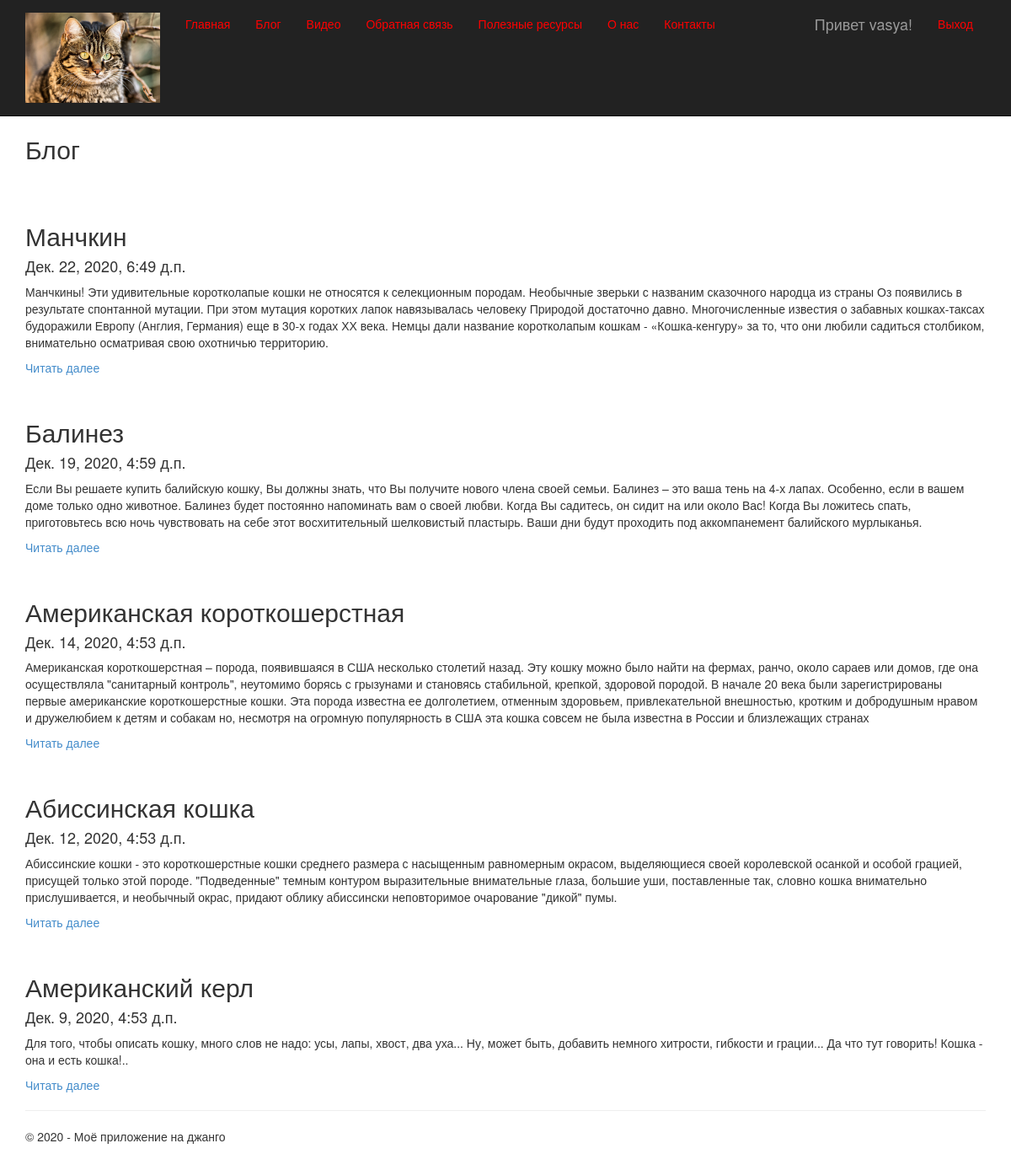
Screenshot of /blog/ (signed in) with the database file from the repository.
### app/models.py (models this page shows, shortened)
class Blog(models.Model):
    title=models.CharField(max_length=100, unique_for_date="posted", verbose_name="Заголовок")
    description = models.TextField(verbose_name="Краткое содержание")
    content=models.TextField(verbose_name="Полное содержание");
    posted=models.DateTimeField(default=datetime.now(), db_index=True, verbose_name="Опубликована")
    author = models.ForeignKey(User, null=True, blank=True, on_delete = models.SET_NULL, verbose_name = "Автор")
    image = models.FileField(default="temp.jpg",verbose_name="Путь к картинке")
    class Meta:
        db_table="Posts"
        ordering = ["-posted"]
        verbose_name="статья блога"
        verbose_name_plural="статьи блога"

### app/views.py (the view)
# urls.py: path('blog/', views.blog, name='blog'),
def blog(request):
    posts=Blog.objects.all()
    assert isinstance(request,HttpRequest)
    return render(request,'app/blog.html',{'title':'Блог','posts':posts,'year':datetime.now().year})

### app/templates/app/blog.html
﻿{% extends "app/layout.html" %}
{% block content %}
<h2> {{ title }}</h2> <br />
{% for post in posts %}
<br />
<div class="">
    <h2>{{post.title}} </h2>
    <h4>{{post.posted}}</h4>
    <p>{{post.description}}</p>
    <p><a href="{% url 'blogpost' parametr=post.id %}">Читать далее</a></p>
</div>
{% endfor %}
{% endblock %}

### app/templates/app/loginpartial.html (shortened to what this page needs)
{% if user.is_authenticated %}
<form id="logoutForm" action="/logout/" method="post" class="navbar-right">
    <ul class="nav navbar-nav navbar-right">
        <li><span class="navbar-brand">Привет {{ user.username }}!</span></li>
        <li><a href="javascript:document.getElementById('logoutForm').submit()">Выход</a></li>
    </ul>
</form>
{% else %}
<ul class="nav navbar-nav navbar-right">
    <li><a href="{% url 'login' %}">Войти</a></li>
</ul>
{% endif %}

### app/static/app/content/site.css (style rules this page uses)
body { padding-top: 120px; padding-bottom: 20px; }
.navbar-inverse .navbar-nav > li > a { color: #ff0000; }
ul li { padding-top:3px; padding-bottom:3px; }

### rows the page displays
Blog: title "Манчкин", posted "Дек. 22, 2020, 6:49 д.п.", description "Манчкины! Эти удивительные коротколапые кошки не относятся к селекционным породам. Необычные зверьки с названим сказочного народца из страны Оз появились в результате спонтанной мутации. При этом мутация коротких лапок навязывалась человеку Природой достаточно давно. Многочисленные известия о забавных кошках-таксах будоражили Европу (Англия, Германия) еще в 30-х годах ХХ века. Немцы дали название коротколапым кошкам - «Кошка-кенгуру» за то, что они любили садиться столбиком, внимательно осматривая свою охотничью территорию."
Blog: title "Балинез", posted "Дек. 19, 2020, 4:59 д.п.", description "Если Вы решаете купить балийскую кошку, Вы должны знать, что Вы получите нового члена своей семьи. Балинез – это ваша тень на 4-х лапах. Особенно, если в вашем доме только одно животное. Балинез будет постоянно напоминать вам о своей любви. Когда Вы садитесь, он сидит на или около Вас! Когда Вы ложитесь спать, приготовьтесь всю ночь чувствовать на себе этот восхитительный шелковистый пластырь. Ваши дни будут проходить под аккомпанемент балийского мурлыканья."
Blog: title "Американская короткошерстная", posted "Дек. 14, 2020, 4:53 д.п.", description "Американская короткошерстная – порода, появившаяся в США несколько столетий назад. Эту кошку можно было найти на фермах, ранчо, около сараев или домов, где она осуществляла \"санитарный контроль\", неутомимо борясь с грызунами и становясь стабильной, крепкой, здоровой породой. В начале 20 века были зарегистрированы первые американские короткошерстные кошки. Эта порода известна ее долголетием, отменным здоровьем, привлекательной внешностью, кротким и добродушным нравом и дружелюбием к детям и собакам но, несмотря на огромную популярность в США эта кошка совсем не была известна в России и близлежащих странах"
Blog: title "Абиссинская кошка", posted "Дек. 12, 2020, 4:53 д.п.", description "Абиссинские кошки - это короткошерстные кошки среднего размера с насыщенным равномерным окрасом, выделяющиеся своей королевской осанкой и особой грацией, присущей только этой породе. \"Подведенные\" темным контуром выразительные внимательные глаза, большие уши, поставленные так, словно кошка внимательно прислушивается, и необычный окрас, придают облику абиссински неповторимое очарование \"дикой\" пумы."
Blog: title "Американский керл", posted "Дек. 9, 2020, 4:53 д.п.", description "Для того, чтобы описать кошку, много слов не надо: усы, лапы, хвост, два уха... Ну, может быть, добавить немного хитрости, гибкости и грации... Да что тут говорить! Кошка - она и есть кошка!.."

### other values shown
{{ user.username }} "vasya"
{{ title }} "Блог"
